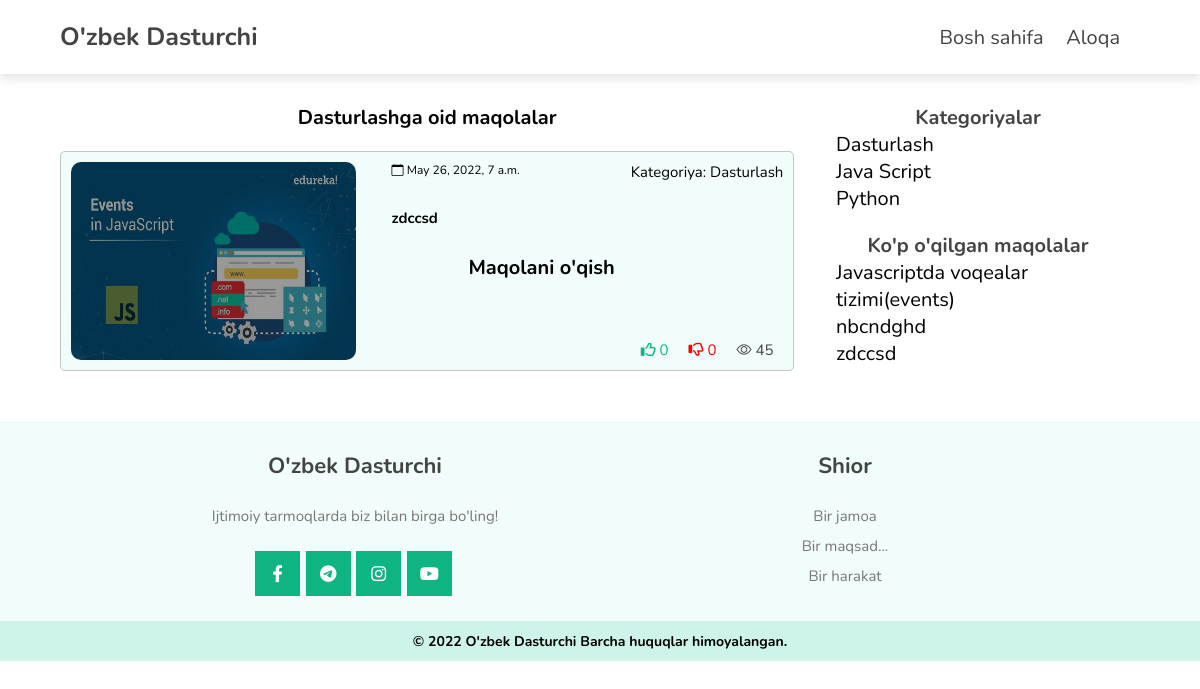
The app's page /category/dasturlash/ with its own data.
### app/models.py (models this page shows, shortened)
class Category_blog(models.Model):
    title = models.CharField('Sarlavha',max_length=255)
    slug = models.SlugField('Manzil',max_length=255, unique=True)
    class Meta:
        verbose_name = 'Category_blog'
        verbose_name_plural = "Categories_blog"
    def get_absolute_url(self):
        return f"/category/{self.slug}/"
    def __str__(self):
        return self.title

class Blog(models.Model):
    title = models.CharField('Sarlavha',max_length = 50)
    img = models.ImageField('Rasm', upload_to="blog_img/")
    description = models.TextField('Blog')
    category_blog = models.ForeignKey(Category_blog , on_delete=models.CASCADE)
    date = models.DateTimeField('Sana' , default=timezone.now)
    like = models.IntegerField('Like' , default=0)
    dislike = models.IntegerField('Dislike' , default=0)
    popular = models.IntegerField('Ko\'rilganlar soni' , default=0)
    class Meta:
        verbose_name = 'Blog'
        verbose_name_plural = "Blogs"
    def get_absolute_url(self):
        return f"/blog/{self.id}/"

### app/views.py (the view)
# urls.py: path('category/<slug:slug>/', category ),
def category(request , slug):
    category_blog = Category_blog.objects.all( )
    category = Category_blog.objects.get(slug=slug)
    blog = category.blog_set.order_by("-date")
    popular = Blog.objects.order_by('-popular')[:5]
    return render(request, 'category.html',{
        'category_blog':category_blog,
        'category':category ,
        'blog':blog,
        'popular':popular
    })

### template/category.html
{% extends "base.html" %} {% load static %} {% block content %}
<section class="main">
    <div class="blogs">
        <h3>{{category.title}}ga oid maqolalar</h3>
        {% for item in blog %}
        <div class="blog">
            <div class="image">
                <a href="{{item.get_absolute_url}}"><img class="cr-p" src="{{item.img.url}}" alt="" /></a>
            </div>
            <div class="content">
                <div class="row">
                    <p class="cr-p"><i class="bi bi-calendar"></i> {{ item.date }}</p>
                    <p>Kategoriya: {{ item.category_blog }}</p>
                </div>
                <a  class="title" href="{{item.get_absolute_url}}"><h2  class="cr-p"  class="title">{{item.title}}</h2></a>
                <h3 class="btn">Maqolani o'qish</h3>
                <div class="row jc-end">
                    <p class="cr-p" ><i class="fa-regular fa-thumbs-up"></i></i> {{ item.like }}</p>
                    <p class="cr-p"><i class="fa-regular fa-thumbs-down"></i> {{ item.dislike }}</p>
                    <p class="cr-p"><i class="bi bi-eye"></i> {{ item.popular }}</p>
                </div>
            </div>
        </div>
        {% endfor %}
    </div>
    <div class="category_blog">
        <div class="category">
            <h3>Kategoriyalar</h3>
                {% for category in category_blog %}
                    <p  class="cr-p" ><a href="{{ category.get_absolute_url }}">{{category.title}}</p></a>
                {% endfor %}
        </div>
        <div class="blog">
            <h3>Ko'p o'qilgan maqolalar</h3>
                {% for item in popular %}
                    <a href="{{item.get_absolute_url}}"><p  class="cr-p" >{{item.title}}</p></a>
                {% endfor %}
        </div>
    </div>
</section>
{% endblock %}

### static/css/base.css (style rules this page uses)
* { font-family: "Nunito", sans-serif; margin: 0; padding: 0; -webkit-box-sizing: border-box; box-sizing: border-box; outline: none; border: none; text-decoration: none; -webkit-transition: all 0.2s linear; transition: all 0.2s linear; }
img { -webkit-user-select: none; -moz-user-select: none; -ms-user-select: none; user-select: none; }
.btn { width: 300px; height: 50px; background-color: linear-gradient(); }
html { font-size: 62.5%; overflow-x: hidden; }
section { padding: 3rem 10%; }
a { all: unset !important; }
.cr-p { cursor: pointer; }
.jc-end { justify-content: end !important; }
.main { display: -webkit-box; display: -ms-flexbox; display: flex; justify-content: space-between; }
.main .blogs { width: 68%; }
.main .blogs .blog { display: -webkit-box; display: -ms-flexbox; display: flex; height: 22rem; justify-content: space-between; flex-direction: row; margin: 2rem 0; padding: 1rem; background-color: #f0fdfa; border: 1px solid rgb(196, 196, 196); border-radius: 0.5rem; overflow: hidden; }
.main .blogs .blog .image { width: 40%; overflow: hidden; border-radius: 1rem; }
.main .image img { width: 100%; height: 100%; filter: brightness(0.6); }
.main .blogs .blog .content { width: 55%; display: -webkit-box; display: -ms-flexbox; display: flex; justify-content: space-between; flex-direction: column; }
.main .content .row { display: -webkit-box; display: -ms-flexbox; display: flex; justify-content: space-between; }
.main .content .row:nth-child(1) p:nth-child(1) { font-size: 1.2rem; }
.main .content .row:nth-child(1) p:nth-child(2) { font-size: 1.5rem; }
.main .content .title { font-size: 2rem; }
.main .content .btn ~ .row, .main .single .content p ~ .row { height: 3rem; }
.main .content .btn ~ .row p, .main .single .content p ~ .row p { margin: 1rem; font-size: 1.5rem; }
.main .content .btn ~ .row p:nth-child(1), .main .single .content p ~ .row p:nth-child(1) { color: #0eb582; }
.main .content .btn ~ .row p:nth-child(2), .main .single .content p ~ .row p:nth-child(2) { color: red; }
.main .content .btn ~ .row p:nth-child(3), .main .single .content p ~ .row p:nth-child(3) { color: #444; }
.main .category_blog { width: 30%; height: auto; display: -webkit-box; display: -ms-flexbox; display: flex; flex-direction: column; justify-content: flex-start; position: sticky; position: -webkit-sticky; }
.main .category_blog .category { width: 100%; display: -webkit-box; display: -ms-flexbox; display: flex; flex-direction: column; padding: 0 2rem; margin-bottom: 2rem; }
.main .category_blog h3 { color: #444; }
.main .category_blog p { font-size: 2rem; }
.main .category_blog .blog { width: 100%; padding: 0 2rem; }
.main h3 { font-size: 2rem; text-align: center; }
@media (max-width: 1200px) { section { padding: 3rem 5%; } }

### records on screen
Category_blog: title "Dasturlash"
Blog: img (picture), date "May 26, 2022, 7 a.m.", category_blog "Dasturlash", title "zdccsd", like "0", dislike "0", popular "45"
Category_blog: title "Java Script"
Category_blog: title "Python"
Blog: title "Javascriptda voqealar tizimi(events)"
Blog: title "nbcndghd"
